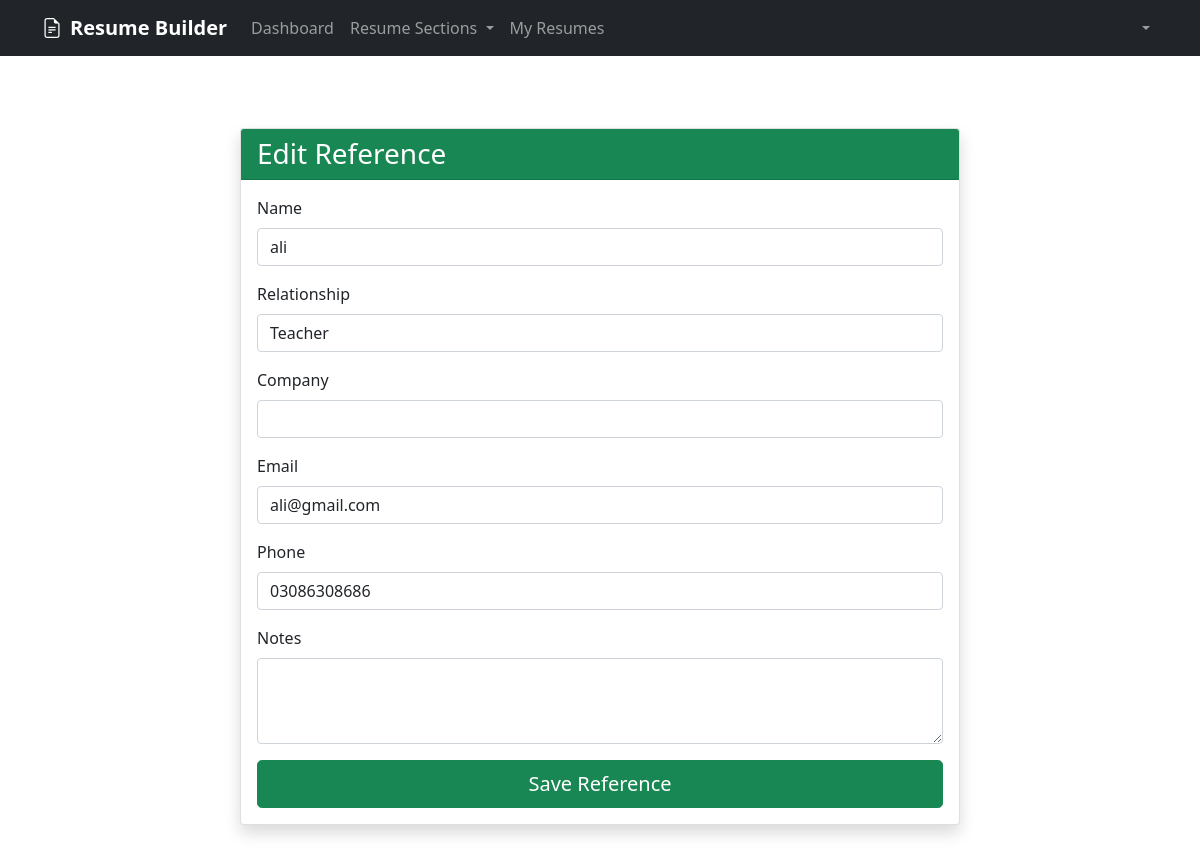
/dashboard/references/2/edit/ (signed in), run on the app's committed database.
### resume_builder/models.py (models this page shows, shortened)
class Reference(models.Model):
    user = models.ForeignKey(User, on_delete=models.CASCADE)
    name = models.CharField(max_length=200)
    relationship = models.CharField(max_length=100)
    email = models.EmailField(blank=True)
    phone = models.CharField(max_length=50, blank=True)
    company = models.CharField(max_length=200, blank=True)
    notes = models.TextField(blank=True)
    created_at = models.DateTimeField(auto_now_add=True)
    updated_at = models.DateTimeField(auto_now=True)

### resume_builder/views.py (the view)
# urls.py: path('references/<int:pk>/edit/', views.reference_update, name='reference_update'),
@login_required
def reference_update(request, pk):
    reference = get_object_or_404(Reference, pk=pk, user=request.user)
    if request.method == 'POST':
        form = ReferenceForm(request.POST, instance=reference)
        if form.is_valid():
            form.save()
            messages.success(request, 'Reference updated successfully!')
            return redirect('reference_list')
    else:
        form = ReferenceForm(instance=reference)
    return render(request, 'resume_builder/reference_form.html', {'form': form, 'title': 'Edit Reference'})

### resume_builder/forms.py
class ReferenceForm(forms.ModelForm):
    class Meta:
        model = Reference
        fields = ['name', 'relationship', 'email', 'phone', 'company', 'notes']
        widgets = {
            'name': forms.TextInput(attrs={'class': 'form-control'}),
            'relationship': forms.TextInput(attrs={'class': 'form-control'}),
            'email': forms.EmailInput(attrs={'class': 'form-control'}),
            'phone': forms.TextInput(attrs={'class': 'form-control'}),
            'company': forms.TextInput(attrs={'class': 'form-control'}),
            'notes': forms.Textarea(attrs={'class': 'form-control', 'rows': 3}),
        }

### templates/resume_builder/reference_form.html (shortened to what this page needs)
{% extends 'base.html' %}
{% block content %}
<div class="container py-5">
    <div class="row justify-content-center">
        <div class="col-lg-8">
            <div class="card shadow rounded-4">
                <div class="card-header bg-success text-white">
                    <h3 class="mb-0">{{ title }}</h3>
                </div>
                <div class="card-body">
                    <form method="post">
                        <div class="mb-3">
                            <label for="{{ form.name.id_for_label }}" class="form-label">Name</label>
                            {{ form.name }}
                        </div>
                        <div class="mb-3">
                            <label for="{{ form.relationship.id_for_label }}" class="form-label">Relationship</label>
                            {{ form.relationship }}
                        </div>
                        <div class="mb-3">
                            <label for="{{ form.company.id_for_label }}" class="form-label">Company</label>
                            {{ form.company }}
                        </div>
                        <div class="mb-3">
                            <label for="{{ form.email.id_for_label }}" class="form-label">Email</label>
                            {{ form.email }}
                        </div>
                        <div class="mb-3">
                            <label for="{{ form.phone.id_for_label }}" class="form-label">Phone</label>
                            {{ form.phone }}
                        </div>
                        <div class="mb-3">
                            <label for="{{ form.notes.id_for_label }}" class="form-label">Notes</label>
                            {{ form.notes }}
                        </div>
                        <div class="d-grid">
                            <button type="submit" class="btn btn-success btn-lg">Save Reference</button>
                        </div>
                    </form>
                </div>
            </div>
        </div>
    </div>
</div>
{% endblock %}

### data on the page
Reference: name "ali", relationship "Teacher", email "ali@gmail.com", phone "03086308686"

### other printed values
{{ title }} "Edit Reference"
